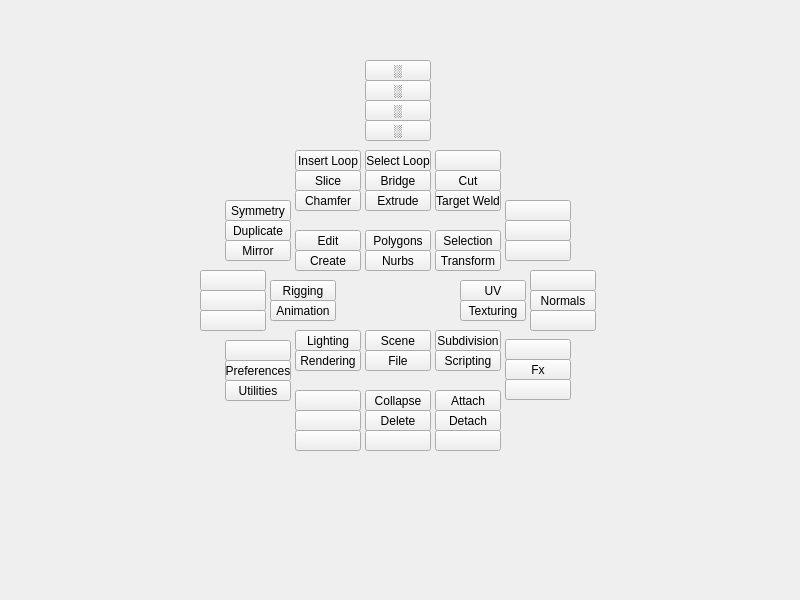
<?xml version="1.0" encoding="UTF-8"?>
<ui version="4.0">
 <class>QtUi</class>
 <widget class="QMainWindow" name="QtUi">
  <property name="enabled">
   <bool>true</bool>
  </property>
  <property name="geometry">
   <rect>
    <x>0</x>
    <y>0</y>
    <width>800</width>
    <height>600</height>
   </rect>
  </property>
  <property name="sizePolicy">
   <sizepolicy hsizetype="Ignored" vsizetype="Ignored">
    <horstretch>0</horstretch>
    <verstretch>0</verstretch>
   </sizepolicy>
  </property>
  <property name="minimumSize">
   <size>
    <width>0</width>
    <height>0</height>
   </size>
  </property>
  <property name="maximumSize">
   <size>
    <width>800</width>
    <height>600</height>
   </size>
  </property>
  <property name="cursor">
   <cursorShape>CrossCursor</cursorShape>
  </property>
  <property name="windowTitle">
   <string>Toolkit</string>
  </property>
  <property name="toolButtonStyle">
   <enum>Qt::ToolButtonIconOnly</enum>
  </property>
  <property name="tabShape">
   <enum>QTabWidget::Triangular</enum>
  </property>
  <property name="dockNestingEnabled">
   <bool>true</bool>
  </property>
  <property name="dockOptions">
   <set>QMainWindow::AllowNestedDocks|QMainWindow::AllowTabbedDocks|QMainWindow::AnimatedDocks|QMainWindow::ForceTabbedDocks</set>
  </property>
  <widget class="QWidget" name="mainWindow">
   <property name="sizePolicy">
    <sizepolicy hsizetype="Ignored" vsizetype="Ignored">
     <horstretch>0</horstretch>
     <verstretch>0</verstretch>
    </sizepolicy>
   </property>
   <widget class="QPushButton" name="i015">
    <property name="geometry">
     <rect>
      <x>295</x>
      <y>350</y>
      <width>66</width>
      <height>21</height>
     </rect>
    </property>
    <property name="minimumSize">
     <size>
      <width>0</width>
      <height>21</height>
     </size>
    </property>
    <property name="maximumSize">
     <size>
      <width>16777215</width>
      <height>21</height>
     </size>
    </property>
    <property name="whatsThis">
     <string>rendering</string>
    </property>
    <property name="text">
     <string>Rendering</string>
    </property>
   </widget>
   <widget class="QPushButton" name="i016">
    <property name="geometry">
     <rect>
      <x>270</x>
      <y>280</y>
      <width>66</width>
      <height>21</height>
     </rect>
    </property>
    <property name="minimumSize">
     <size>
      <width>0</width>
      <height>21</height>
     </size>
    </property>
    <property name="maximumSize">
     <size>
      <width>16777215</width>
      <height>21</height>
     </size>
    </property>
    <property name="whatsThis">
     <string>rigging</string>
    </property>
    <property name="text">
     <string>Rigging</string>
    </property>
   </widget>
   <widget class="QPushButton" name="i013">
    <property name="geometry">
     <rect>
      <x>270</x>
      <y>300</y>
      <width>66</width>
      <height>21</height>
     </rect>
    </property>
    <property name="minimumSize">
     <size>
      <width>0</width>
      <height>21</height>
     </size>
    </property>
    <property name="maximumSize">
     <size>
      <width>16777215</width>
      <height>21</height>
     </size>
    </property>
    <property name="whatsThis">
     <string>animation</string>
    </property>
    <property name="text">
     <string>Animation</string>
    </property>
   </widget>
   <widget class="QPushButton" name="i003">
    <property name="geometry">
     <rect>
      <x>365</x>
      <y>330</y>
      <width>66</width>
      <height>21</height>
     </rect>
    </property>
    <property name="minimumSize">
     <size>
      <width>0</width>
      <height>21</height>
     </size>
    </property>
    <property name="maximumSize">
     <size>
      <width>16777215</width>
      <height>21</height>
     </size>
    </property>
    <property name="whatsThis">
     <string>scene</string>
    </property>
    <property name="text">
     <string>Scene</string>
    </property>
   </widget>
   <widget class="QPushButton" name="i014">
    <property name="geometry">
     <rect>
      <x>295</x>
      <y>330</y>
      <width>66</width>
      <height>21</height>
     </rect>
    </property>
    <property name="minimumSize">
     <size>
      <width>0</width>
      <height>21</height>
     </size>
    </property>
    <property name="maximumSize">
     <size>
      <width>16777215</width>
      <height>21</height>
     </size>
    </property>
    <property name="whatsThis">
     <string>lighting</string>
    </property>
    <property name="text">
     <string>Lighting</string>
    </property>
   </widget>
   <widget class="QPushButton" name="i018">
    <property name="geometry">
     <rect>
      <x>460</x>
      <y>280</y>
      <width>66</width>
      <height>21</height>
     </rect>
    </property>
    <property name="minimumSize">
     <size>
      <width>0</width>
      <height>21</height>
     </size>
    </property>
    <property name="maximumSize">
     <size>
      <width>16777215</width>
      <height>21</height>
     </size>
    </property>
    <property name="whatsThis">
     <string>uv</string>
    </property>
    <property name="text">
     <string>UV</string>
    </property>
   </widget>
   <widget class="QPushButton" name="i012">
    <property name="geometry">
     <rect>
      <x>460</x>
      <y>300</y>
      <width>66</width>
      <height>21</height>
     </rect>
    </property>
    <property name="minimumSize">
     <size>
      <width>0</width>
      <height>21</height>
     </size>
    </property>
    <property name="maximumSize">
     <size>
      <width>16777215</width>
      <height>21</height>
     </size>
    </property>
    <property name="whatsThis">
     <string>texturing</string>
    </property>
    <property name="text">
     <string>Texturing</string>
    </property>
   </widget>
   <widget class="QPushButton" name="i004">
    <property name="geometry">
     <rect>
      <x>435</x>
      <y>330</y>
      <width>66</width>
      <height>21</height>
     </rect>
    </property>
    <property name="minimumSize">
     <size>
      <width>0</width>
      <height>21</height>
     </size>
    </property>
    <property name="maximumSize">
     <size>
      <width>16777215</width>
      <height>21</height>
     </size>
    </property>
    <property name="whatsThis">
     <string>subdivision</string>
    </property>
    <property name="text">
     <string>Subdivision</string>
    </property>
   </widget>
   <widget class="QPushButton" name="i006">
    <property name="geometry">
     <rect>
      <x>295</x>
      <y>250</y>
      <width>66</width>
      <height>21</height>
     </rect>
    </property>
    <property name="minimumSize">
     <size>
      <width>0</width>
      <height>21</height>
     </size>
    </property>
    <property name="maximumSize">
     <size>
      <width>16777215</width>
      <height>21</height>
     </size>
    </property>
    <property name="whatsThis">
     <string>create</string>
    </property>
    <property name="text">
     <string>Create</string>
    </property>
   </widget>
   <widget class="QPushButton" name="i007">
    <property name="geometry">
     <rect>
      <x>295</x>
      <y>230</y>
      <width>66</width>
      <height>21</height>
     </rect>
    </property>
    <property name="minimumSize">
     <size>
      <width>0</width>
      <height>21</height>
     </size>
    </property>
    <property name="maximumSize">
     <size>
      <width>16777215</width>
      <height>21</height>
     </size>
    </property>
    <property name="whatsThis">
     <string>edit</string>
    </property>
    <property name="text">
     <string>Edit</string>
    </property>
   </widget>
   <widget class="QPushButton" name="i011">
    <property name="geometry">
     <rect>
      <x>365</x>
      <y>250</y>
      <width>66</width>
      <height>21</height>
     </rect>
    </property>
    <property name="minimumSize">
     <size>
      <width>0</width>
      <height>21</height>
     </size>
    </property>
    <property name="maximumSize">
     <size>
      <width>16777215</width>
      <height>21</height>
     </size>
    </property>
    <property name="whatsThis">
     <string>nurbs</string>
    </property>
    <property name="text">
     <string>Nurbs</string>
    </property>
   </widget>
   <widget class="QPushButton" name="i010">
    <property name="geometry">
     <rect>
      <x>365</x>
      <y>230</y>
      <width>66</width>
      <height>21</height>
     </rect>
    </property>
    <property name="minimumSize">
     <size>
      <width>0</width>
      <height>21</height>
     </size>
    </property>
    <property name="maximumSize">
     <size>
      <width>16777215</width>
      <height>21</height>
     </size>
    </property>
    <property name="whatsThis">
     <string>polygons</string>
    </property>
    <property name="text">
     <string>Polygons</string>
    </property>
   </widget>
   <widget class="QPushButton" name="i008">
    <property name="geometry">
     <rect>
      <x>435</x>
      <y>250</y>
      <width>66</width>
      <height>21</height>
     </rect>
    </property>
    <property name="minimumSize">
     <size>
      <width>0</width>
      <height>21</height>
     </size>
    </property>
    <property name="maximumSize">
     <size>
      <width>16777215</width>
      <height>21</height>
     </size>
    </property>
    <property name="whatsThis">
     <string>transform</string>
    </property>
    <property name="text">
     <string>Transform</string>
    </property>
   </widget>
   <widget class="QPushButton" name="i009">
    <property name="geometry">
     <rect>
      <x>435</x>
      <y>230</y>
      <width>66</width>
      <height>21</height>
     </rect>
    </property>
    <property name="minimumSize">
     <size>
      <width>0</width>
      <height>21</height>
     </size>
    </property>
    <property name="maximumSize">
     <size>
      <width>16777215</width>
      <height>21</height>
     </size>
    </property>
    <property name="whatsThis">
     <string>selection</string>
    </property>
    <property name="text">
     <string>Selection</string>
    </property>
   </widget>
   <widget class="QWidget" name="r001" native="true">
    <property name="geometry">
     <rect>
      <x>295</x>
      <y>390</y>
      <width>206</width>
      <height>61</height>
     </rect>
    </property>
    <widget class="QPushButton" name="v005">
     <property name="geometry">
      <rect>
       <x>70</x>
       <y>0</y>
       <width>66</width>
       <height>21</height>
      </rect>
     </property>
     <property name="minimumSize">
      <size>
       <width>0</width>
       <height>21</height>
      </size>
     </property>
     <property name="maximumSize">
      <size>
       <width>16777215</width>
       <height>21</height>
      </size>
     </property>
     <property name="toolTip">
      <string/>
     </property>
     <property name="text">
      <string>Collapse</string>
     </property>
    </widget>
    <widget class="QPushButton" name="v009">
     <property name="geometry">
      <rect>
       <x>140</x>
       <y>0</y>
       <width>66</width>
       <height>21</height>
      </rect>
     </property>
     <property name="minimumSize">
      <size>
       <width>0</width>
       <height>21</height>
      </size>
     </property>
     <property name="maximumSize">
      <size>
       <width>16777215</width>
       <height>21</height>
      </size>
     </property>
     <property name="toolTip">
      <string/>
     </property>
     <property name="text">
      <string>Attach</string>
     </property>
    </widget>
    <widget class="QPushButton" name="v018">
     <property name="geometry">
      <rect>
       <x>0</x>
       <y>0</y>
       <width>66</width>
       <height>21</height>
      </rect>
     </property>
     <property name="minimumSize">
      <size>
       <width>0</width>
       <height>21</height>
      </size>
     </property>
     <property name="maximumSize">
      <size>
       <width>16777215</width>
       <height>21</height>
      </size>
     </property>
     <property name="toolTip">
      <string/>
     </property>
     <property name="text">
      <string/>
     </property>
    </widget>
    <widget class="QPushButton" name="v017">
     <property name="geometry">
      <rect>
       <x>0</x>
       <y>20</y>
       <width>66</width>
       <height>21</height>
      </rect>
     </property>
     <property name="minimumSize">
      <size>
       <width>0</width>
       <height>21</height>
      </size>
     </property>
     <property name="maximumSize">
      <size>
       <width>16777215</width>
       <height>21</height>
      </size>
     </property>
     <property name="toolTip">
      <string/>
     </property>
     <property name="text">
      <string/>
     </property>
    </widget>
    <widget class="QPushButton" name="v004">
     <property name="geometry">
      <rect>
       <x>70</x>
       <y>20</y>
       <width>66</width>
       <height>21</height>
      </rect>
     </property>
     <property name="minimumSize">
      <size>
       <width>0</width>
       <height>21</height>
      </size>
     </property>
     <property name="maximumSize">
      <size>
       <width>16777215</width>
       <height>21</height>
      </size>
     </property>
     <property name="toolTip">
      <string>Delete</string>
     </property>
     <property name="text">
      <string>Delete</string>
     </property>
    </widget>
    <widget class="QPushButton" name="v008">
     <property name="geometry">
      <rect>
       <x>140</x>
       <y>20</y>
       <width>66</width>
       <height>21</height>
      </rect>
     </property>
     <property name="minimumSize">
      <size>
       <width>0</width>
       <height>21</height>
      </size>
     </property>
     <property name="maximumSize">
      <size>
       <width>16777215</width>
       <height>21</height>
      </size>
     </property>
     <property name="toolTip">
      <string/>
     </property>
     <property name="text">
      <string>Detach</string>
     </property>
    </widget>
    <widget class="QPushButton" name="v016">
     <property name="geometry">
      <rect>
       <x>0</x>
       <y>40</y>
       <width>66</width>
       <height>21</height>
      </rect>
     </property>
     <property name="minimumSize">
      <size>
       <width>0</width>
       <height>21</height>
      </size>
     </property>
     <property name="maximumSize">
      <size>
       <width>16777215</width>
       <height>21</height>
      </size>
     </property>
     <property name="toolTip">
      <string/>
     </property>
     <property name="text">
      <string/>
     </property>
    </widget>
    <widget class="QPushButton" name="v015">
     <property name="geometry">
      <rect>
       <x>70</x>
       <y>40</y>
       <width>66</width>
       <height>21</height>
      </rect>
     </property>
     <property name="minimumSize">
      <size>
       <width>0</width>
       <height>21</height>
      </size>
     </property>
     <property name="maximumSize">
      <size>
       <width>16777215</width>
       <height>21</height>
      </size>
     </property>
     <property name="toolTip">
      <string/>
     </property>
     <property name="text">
      <string/>
     </property>
    </widget>
    <widget class="QPushButton" name="v019">
     <property name="geometry">
      <rect>
       <x>140</x>
       <y>40</y>
       <width>66</width>
       <height>21</height>
      </rect>
     </property>
     <property name="minimumSize">
      <size>
       <width>0</width>
       <height>21</height>
      </size>
     </property>
     <property name="maximumSize">
      <size>
       <width>16777215</width>
       <height>21</height>
      </size>
     </property>
     <property name="toolTip">
      <string/>
     </property>
     <property name="text">
      <string/>
     </property>
    </widget>
   </widget>
   <widget class="QWidget" name="r005" native="true">
    <property name="geometry">
     <rect>
      <x>295</x>
      <y>60</y>
      <width>206</width>
      <height>81</height>
     </rect>
    </property>
    <widget class="QPushButton" name="v027">
     <property name="geometry">
      <rect>
       <x>70</x>
       <y>20</y>
       <width>66</width>
       <height>21</height>
      </rect>
     </property>
     <property name="minimumSize">
      <size>
       <width>0</width>
       <height>21</height>
      </size>
     </property>
     <property name="maximumSize">
      <size>
       <width>16777215</width>
       <height>21</height>
      </size>
     </property>
     <property name="toolTip">
      <string>Recent Command</string>
     </property>
     <property name="text">
      <string>░</string>
     </property>
    </widget>
    <widget class="QPushButton" name="v025">
     <property name="geometry">
      <rect>
       <x>70</x>
       <y>60</y>
       <width>66</width>
       <height>21</height>
      </rect>
     </property>
     <property name="minimumSize">
      <size>
       <width>0</width>
       <height>21</height>
      </size>
     </property>
     <property name="maximumSize">
      <size>
       <width>16777215</width>
       <height>21</height>
      </size>
     </property>
     <property name="toolTip">
      <string>Recent Command</string>
     </property>
     <property name="text">
      <string>░</string>
     </property>
    </widget>
    <widget class="QPushButton" name="v026">
     <property name="geometry">
      <rect>
       <x>70</x>
       <y>40</y>
       <width>66</width>
       <height>21</height>
      </rect>
     </property>
     <property name="minimumSize">
      <size>
       <width>0</width>
       <height>21</height>
      </size>
     </property>
     <property name="maximumSize">
      <size>
       <width>16777215</width>
       <height>21</height>
      </size>
     </property>
     <property name="toolTip">
      <string>Recent Command</string>
     </property>
     <property name="text">
      <string>░</string>
     </property>
    </widget>
    <widget class="QPushButton" name="v028">
     <property name="geometry">
      <rect>
       <x>70</x>
       <y>0</y>
       <width>66</width>
       <height>21</height>
      </rect>
     </property>
     <property name="minimumSize">
      <size>
       <width>0</width>
       <height>21</height>
      </size>
     </property>
     <property name="maximumSize">
      <size>
       <width>16777215</width>
       <height>21</height>
      </size>
     </property>
     <property name="toolTip">
      <string>Recent Command</string>
     </property>
     <property name="text">
      <string>░</string>
     </property>
    </widget>
   </widget>
   <widget class="QWidget" name="r004" native="true">
    <property name="geometry">
     <rect>
      <x>200</x>
      <y>180</y>
      <width>96</width>
      <height>81</height>
     </rect>
    </property>
    <widget class="QPushButton" name="i021">
     <property name="geometry">
      <rect>
       <x>25</x>
       <y>20</y>
       <width>66</width>
       <height>21</height>
      </rect>
     </property>
     <property name="minimumSize">
      <size>
       <width>0</width>
       <height>21</height>
      </size>
     </property>
     <property name="maximumSize">
      <size>
       <width>16777215</width>
       <height>21</height>
      </size>
     </property>
     <property name="whatsThis">
      <string>symmetry</string>
     </property>
     <property name="text">
      <string>Symmetry</string>
     </property>
    </widget>
    <widget class="QPushButton" name="i025">
     <property name="geometry">
      <rect>
       <x>25</x>
       <y>40</y>
       <width>66</width>
       <height>21</height>
      </rect>
     </property>
     <property name="minimumSize">
      <size>
       <width>0</width>
       <height>21</height>
      </size>
     </property>
     <property name="maximumSize">
      <size>
       <width>16777215</width>
       <height>21</height>
      </size>
     </property>
     <property name="toolTip">
      <string/>
     </property>
     <property name="whatsThis">
      <string>duplicate</string>
     </property>
     <property name="text">
      <string>Duplicate</string>
     </property>
    </widget>
    <widget class="QPushButton" name="i019">
     <property name="geometry">
      <rect>
       <x>25</x>
       <y>60</y>
       <width>66</width>
       <height>21</height>
      </rect>
     </property>
     <property name="minimumSize">
      <size>
       <width>0</width>
       <height>21</height>
      </size>
     </property>
     <property name="maximumSize">
      <size>
       <width>16777215</width>
       <height>21</height>
      </size>
     </property>
     <property name="toolTip">
      <string/>
     </property>
     <property name="whatsThis">
      <string>mirror</string>
     </property>
     <property name="text">
      <string>Mirror</string>
     </property>
    </widget>
   </widget>
   <widget class="QWidget" name="r006" native="true">
    <property name="geometry">
     <rect>
      <x>200</x>
      <y>340</y>
      <width>96</width>
      <height>81</height>
     </rect>
    </property>
    <widget class="QPushButton" name="i022">
     <property name="geometry">
      <rect>
       <x>25</x>
       <y>20</y>
       <width>66</width>
       <height>21</height>
      </rect>
     </property>
     <property name="minimumSize">
      <size>
       <width>0</width>
       <height>21</height>
      </size>
     </property>
     <property name="maximumSize">
      <size>
       <width>16777215</width>
       <height>21</height>
      </size>
     </property>
     <property name="toolTip">
      <string>Preferences</string>
     </property>
     <property name="whatsThis">
      <string>preferences</string>
     </property>
     <property name="text">
      <string>Preferences</string>
     </property>
    </widget>
    <widget class="QPushButton" name="i020">
     <property name="geometry">
      <rect>
       <x>25</x>
       <y>40</y>
       <width>66</width>
       <height>21</height>
      </rect>
     </property>
     <property name="minimumSize">
      <size>
       <width>0</width>
       <height>21</height>
      </size>
     </property>
     <property name="maximumSize">
      <size>
       <width>16777215</width>
       <height>21</height>
      </size>
     </property>
     <property name="cursor">
      <cursorShape>IBeamCursor</cursorShape>
     </property>
     <property name="whatsThis">
      <string>utilities</string>
     </property>
     <property name="text">
      <string>Utilities</string>
     </property>
    </widget>
    <widget class="QPushButton" name="v030">
     <property name="geometry">
      <rect>
       <x>25</x>
       <y>0</y>
       <width>66</width>
       <height>21</height>
      </rect>
     </property>
     <property name="minimumSize">
      <size>
       <width>0</width>
       <height>21</height>
      </size>
     </property>
     <property name="maximumSize">
      <size>
       <width>16777215</width>
       <height>21</height>
      </size>
     </property>
     <property name="toolTip">
      <string/>
     </property>
    </widget>
   </widget>
   <widget class="QWidget" name="r007" native="true">
    <property name="geometry">
     <rect>
      <x>500</x>
      <y>339</y>
      <width>101</width>
      <height>81</height>
     </rect>
    </property>
    <widget class="QPushButton" name="i024">
     <property name="geometry">
      <rect>
       <x>5</x>
       <y>20</y>
       <width>66</width>
       <height>21</height>
      </rect>
     </property>
     <property name="minimumSize">
      <size>
       <width>0</width>
       <height>21</height>
      </size>
     </property>
     <property name="maximumSize">
      <size>
       <width>16777215</width>
       <height>21</height>
      </size>
     </property>
     <property name="whatsThis">
      <string>fx</string>
     </property>
     <property name="text">
      <string>Fx</string>
     </property>
    </widget>
    <widget class="QPushButton" name="v024">
     <property name="geometry">
      <rect>
       <x>5</x>
       <y>0</y>
       <width>66</width>
       <height>21</height>
      </rect>
     </property>
     <property name="minimumSize">
      <size>
       <width>0</width>
       <height>21</height>
      </size>
     </property>
     <property name="maximumSize">
      <size>
       <width>16777215</width>
       <height>21</height>
      </size>
     </property>
     <property name="toolTip">
      <string/>
     </property>
    </widget>
    <widget class="QPushButton" name="v023">
     <property name="geometry">
      <rect>
       <x>5</x>
       <y>40</y>
       <width>66</width>
       <height>21</height>
      </rect>
     </property>
     <property name="minimumSize">
      <size>
       <width>0</width>
       <height>21</height>
      </size>
     </property>
     <property name="maximumSize">
      <size>
       <width>16777215</width>
       <height>21</height>
      </size>
     </property>
     <property name="toolTip">
      <string/>
     </property>
     <property name="text">
      <string/>
     </property>
    </widget>
   </widget>
   <widget class="QWidget" name="r002" native="true">
    <property name="geometry">
     <rect>
      <x>195</x>
      <y>260</y>
      <width>76</width>
      <height>81</height>
     </rect>
    </property>
    <widget class="QPushButton" name="v012">
     <property name="geometry">
      <rect>
       <x>5</x>
       <y>10</y>
       <width>66</width>
       <height>21</height>
      </rect>
     </property>
     <property name="minimumSize">
      <size>
       <width>0</width>
       <height>21</height>
      </size>
     </property>
     <property name="maximumSize">
      <size>
       <width>16777215</width>
       <height>21</height>
      </size>
     </property>
     <property name="toolTip">
      <string/>
     </property>
    </widget>
    <widget class="QPushButton" name="v020">
     <property name="geometry">
      <rect>
       <x>5</x>
       <y>30</y>
       <width>66</width>
       <height>21</height>
      </rect>
     </property>
     <property name="minimumSize">
      <size>
       <width>0</width>
       <height>21</height>
      </size>
     </property>
     <property name="maximumSize">
      <size>
       <width>16777215</width>
       <height>21</height>
      </size>
     </property>
     <property name="toolTip">
      <string/>
     </property>
    </widget>
    <widget class="QPushButton" name="v021">
     <property name="geometry">
      <rect>
       <x>5</x>
       <y>50</y>
       <width>66</width>
       <height>21</height>
      </rect>
     </property>
     <property name="minimumSize">
      <size>
       <width>0</width>
       <height>21</height>
      </size>
     </property>
     <property name="maximumSize">
      <size>
       <width>16777215</width>
       <height>21</height>
      </size>
     </property>
     <property name="toolTip">
      <string/>
     </property>
    </widget>
   </widget>
   <widget class="QWidget" name="r003" native="true">
    <property name="geometry">
     <rect>
      <x>525</x>
      <y>260</y>
      <width>76</width>
      <height>81</height>
     </rect>
    </property>
    <widget class="QPushButton" name="i005">
     <property name="geometry">
      <rect>
       <x>5</x>
       <y>30</y>
       <width>66</width>
       <height>21</height>
      </rect>
     </property>
     <property name="minimumSize">
      <size>
       <width>0</width>
       <height>21</height>
      </size>
     </property>
     <property name="maximumSize">
      <size>
       <width>16777215</width>
       <height>21</height>
      </size>
     </property>
     <property name="whatsThis">
      <string>normals</string>
     </property>
     <property name="text">
      <string>Normals</string>
     </property>
    </widget>
    <widget class="QPushButton" name="v013">
     <property name="geometry">
      <rect>
       <x>5</x>
       <y>50</y>
       <width>66</width>
       <height>21</height>
      </rect>
     </property>
     <property name="minimumSize">
      <size>
       <width>0</width>
       <height>21</height>
      </size>
     </property>
     <property name="maximumSize">
      <size>
       <width>16777215</width>
       <height>21</height>
      </size>
     </property>
     <property name="toolTip">
      <string/>
     </property>
     <property name="text">
      <string/>
     </property>
    </widget>
    <widget class="QPushButton" name="v022">
     <property name="geometry">
      <rect>
       <x>5</x>
       <y>10</y>
       <width>66</width>
       <height>21</height>
      </rect>
     </property>
     <property name="minimumSize">
      <size>
       <width>0</width>
       <height>21</height>
      </size>
     </property>
     <property name="maximumSize">
      <size>
       <width>16777215</width>
       <height>21</height>
      </size>
     </property>
     <property name="toolTip">
      <string/>
     </property>
     <property name="text">
      <string/>
     </property>
    </widget>
   </widget>
   <widget class="QWidget" name="r000" native="true">
    <property name="geometry">
     <rect>
      <x>295</x>
      <y>150</y>
      <width>206</width>
      <height>61</height>
     </rect>
    </property>
    <widget class="QPushButton" name="v006">
     <property name="geometry">
      <rect>
       <x>0</x>
       <y>0</y>
       <width>66</width>
       <height>21</height>
      </rect>
     </property>
     <property name="minimumSize">
      <size>
       <width>0</width>
       <height>21</height>
      </size>
     </property>
     <property name="maximumSize">
      <size>
       <width>16777215</width>
       <height>21</height>
      </size>
     </property>
     <property name="toolTip">
      <string/>
     </property>
     <property name="text">
      <string>Insert Loop</string>
     </property>
    </widget>
    <widget class="QPushButton" name="v007">
     <property name="geometry">
      <rect>
       <x>70</x>
       <y>0</y>
       <width>66</width>
       <height>21</height>
      </rect>
     </property>
     <property name="minimumSize">
      <size>
       <width>0</width>
       <height>21</height>
      </size>
     </property>
     <property name="maximumSize">
      <size>
       <width>16777215</width>
       <height>21</height>
      </size>
     </property>
     <property name="toolTip">
      <string/>
     </property>
     <property name="text">
      <string>Select Loop</string>
     </property>
    </widget>
    <widget class="QPushButton" name="v014">
     <property name="geometry">
      <rect>
       <x>140</x>
       <y>0</y>
       <width>66</width>
       <height>21</height>
      </rect>
     </property>
     <property name="minimumSize">
      <size>
       <width>0</width>
       <height>21</height>
      </size>
     </property>
     <property name="maximumSize">
      <size>
       <width>16777215</width>
       <height>21</height>
      </size>
     </property>
     <property name="toolTip">
      <string/>
     </property>
     <property name="text">
      <string/>
     </property>
    </widget>
    <widget class="QPushButton" name="v003">
     <property name="geometry">
      <rect>
       <x>0</x>
       <y>20</y>
       <width>66</width>
       <height>21</height>
      </rect>
     </property>
     <property name="minimumSize">
      <size>
       <width>0</width>
       <height>21</height>
      </size>
     </property>
     <property name="maximumSize">
      <size>
       <width>16777215</width>
       <height>21</height>
      </size>
     </property>
     <property name="toolTip">
      <string>Delete</string>
     </property>
     <property name="text">
      <string>Slice</string>
     </property>
    </widget>
    <widget class="QPushButton" name="v001">
     <property name="geometry">
      <rect>
       <x>70</x>
       <y>20</y>
       <width>66</width>
       <height>21</height>
      </rect>
     </property>
     <property name="minimumSize">
      <size>
       <width>0</width>
       <height>21</height>
      </size>
     </property>
     <property name="maximumSize">
      <size>
       <width>16777215</width>
       <height>21</height>
      </size>
     </property>
     <property name="toolTip">
      <string>Bridge</string>
     </property>
     <property name="text">
      <string>Bridge</string>
     </property>
    </widget>
    <widget class="QPushButton" name="v002">
     <property name="geometry">
      <rect>
       <x>140</x>
       <y>20</y>
       <width>66</width>
       <height>21</height>
      </rect>
     </property>
     <property name="minimumSize">
      <size>
       <width>0</width>
       <height>21</height>
      </size>
     </property>
     <property name="maximumSize">
      <size>
       <width>16777215</width>
       <height>21</height>
      </size>
     </property>
     <property name="toolTip">
      <string>Multi-Cut</string>
     </property>
     <property name="text">
      <string>Cut</string>
     </property>
    </widget>
    <widget class="QPushButton" name="v010">
     <property name="geometry">
      <rect>
       <x>0</x>
       <y>40</y>
       <width>66</width>
       <height>21</height>
      </rect>
     </property>
     <property name="minimumSize">
      <size>
       <width>0</width>
       <height>21</height>
      </size>
     </property>
     <property name="maximumSize">
      <size>
       <width>16777215</width>
       <height>21</height>
      </size>
     </property>
     <property name="toolTip">
      <string/>
     </property>
     <property name="text">
      <string>Chamfer</string>
     </property>
    </widget>
    <widget class="QPushButton" name="v000">
     <property name="geometry">
      <rect>
       <x>70</x>
       <y>40</y>
       <width>66</width>
       <height>21</height>
      </rect>
     </property>
     <property name="minimumSize">
      <size>
       <width>0</width>
       <height>21</height>
      </size>
     </property>
     <property name="maximumSize">
      <size>
       <width>16777215</width>
       <height>21</height>
      </size>
     </property>
     <property name="toolTip">
      <string>Extrude</string>
     </property>
     <property name="text">
      <string>Extrude</string>
     </property>
    </widget>
    <widget class="QPushButton" name="v011">
     <property name="geometry">
      <rect>
       <x>140</x>
       <y>40</y>
       <width>66</width>
       <height>21</height>
      </rect>
     </property>
     <property name="minimumSize">
      <size>
       <width>0</width>
       <height>21</height>
      </size>
     </property>
     <property name="maximumSize">
      <size>
       <width>16777215</width>
       <height>21</height>
      </size>
     </property>
     <property name="toolTip">
      <string/>
     </property>
     <property name="text">
      <string>Target Weld</string>
     </property>
    </widget>
   </widget>
   <widget class="QPushButton" name="i017">
    <property name="geometry">
     <rect>
      <x>365</x>
      <y>350</y>
      <width>66</width>
      <height>21</height>
     </rect>
    </property>
    <property name="minimumSize">
     <size>
      <width>0</width>
      <height>21</height>
     </size>
    </property>
    <property name="maximumSize">
     <size>
      <width>16777215</width>
      <height>21</height>
     </size>
    </property>
    <property name="toolTip">
     <string/>
    </property>
    <property name="whatsThis">
     <string>file</string>
    </property>
    <property name="text">
     <string>File</string>
    </property>
   </widget>
   <widget class="QPushButton" name="i023">
    <property name="geometry">
     <rect>
      <x>435</x>
      <y>350</y>
      <width>66</width>
      <height>21</height>
     </rect>
    </property>
    <property name="minimumSize">
     <size>
      <width>0</width>
      <height>21</height>
     </size>
    </property>
    <property name="maximumSize">
     <size>
      <width>16777215</width>
      <height>21</height>
     </size>
    </property>
    <property name="whatsThis">
     <string>scripting</string>
    </property>
    <property name="text">
     <string>Scripting</string>
    </property>
   </widget>
   <widget class="QWidget" name="r008" native="true">
    <property name="geometry">
     <rect>
      <x>500</x>
      <y>180</y>
      <width>101</width>
      <height>81</height>
     </rect>
    </property>
    <widget class="QPushButton" name="v029">
     <property name="geometry">
      <rect>
       <x>5</x>
       <y>20</y>
       <width>66</width>
       <height>21</height>
      </rect>
     </property>
     <property name="minimumSize">
      <size>
       <width>0</width>
       <height>21</height>
      </size>
     </property>
     <property name="maximumSize">
      <size>
       <width>16777215</width>
       <height>21</height>
      </size>
     </property>
     <property name="toolTip">
      <string/>
     </property>
    </widget>
    <widget class="QPushButton" name="v031">
     <property name="geometry">
      <rect>
       <x>5</x>
       <y>40</y>
       <width>66</width>
       <height>21</height>
      </rect>
     </property>
     <property name="minimumSize">
      <size>
       <width>0</width>
       <height>21</height>
      </size>
     </property>
     <property name="maximumSize">
      <size>
       <width>16777215</width>
       <height>21</height>
      </size>
     </property>
     <property name="toolTip">
      <string/>
     </property>
     <property name="text">
      <string/>
     </property>
    </widget>
    <widget class="QPushButton" name="v032">
     <property name="geometry">
      <rect>
       <x>5</x>
       <y>60</y>
       <width>66</width>
       <height>21</height>
      </rect>
     </property>
     <property name="minimumSize">
      <size>
       <width>0</width>
       <height>21</height>
      </size>
     </property>
     <property name="maximumSize">
      <size>
       <width>16777215</width>
       <height>21</height>
      </size>
     </property>
     <property name="whatsThis">
      <string>fx</string>
     </property>
     <property name="text">
      <string/>
     </property>
    </widget>
   </widget>
   <zorder>r000</zorder>
   <zorder>r006</zorder>
   <zorder>r007</zorder>
   <zorder>r004</zorder>
   <zorder>r005</zorder>
   <zorder>r003</zorder>
   <zorder>i015</zorder>
   <zorder>i016</zorder>
   <zorder>i013</zorder>
   <zorder>i003</zorder>
   <zorder>i014</zorder>
   <zorder>i018</zorder>
   <zorder>i012</zorder>
   <zorder>i004</zorder>
   <zorder>i006</zorder>
   <zorder>i007</zorder>
   <zorder>i011</zorder>
   <zorder>i010</zorder>
   <zorder>i008</zorder>
   <zorder>i009</zorder>
   <zorder>r001</zorder>
   <zorder>r002</zorder>
   <zorder>i017</zorder>
   <zorder>i023</zorder>
   <zorder>r008</zorder>
  </widget>
 </widget>
 <resources/>
 <connections/>
 <designerdata>
  <property name="gridDeltaX">
   <number>5</number>
  </property>
  <property name="gridDeltaY">
   <number>10</number>
  </property>
  <property name="gridSnapX">
   <bool>true</bool>
  </property>
  <property name="gridSnapY">
   <bool>true</bool>
  </property>
  <property name="gridVisible">
   <bool>true</bool>
  </property>
 </designerdata>
</ui>
